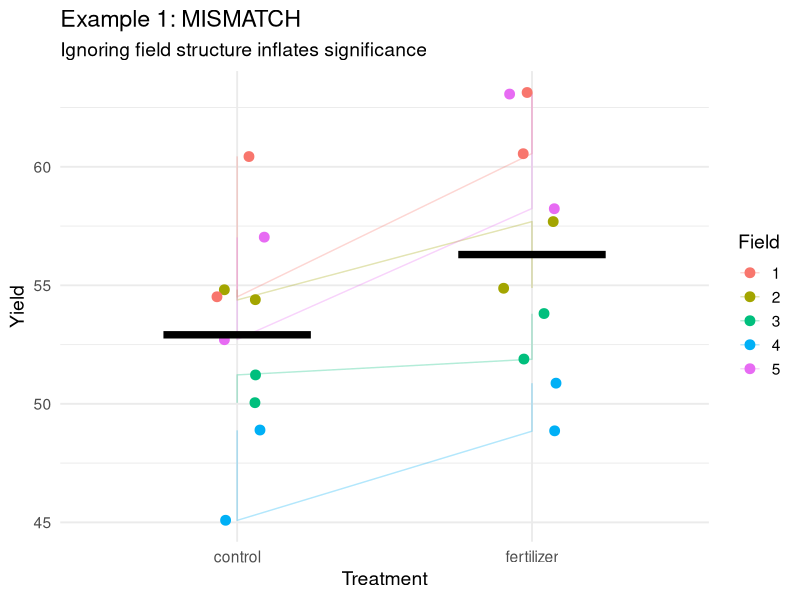
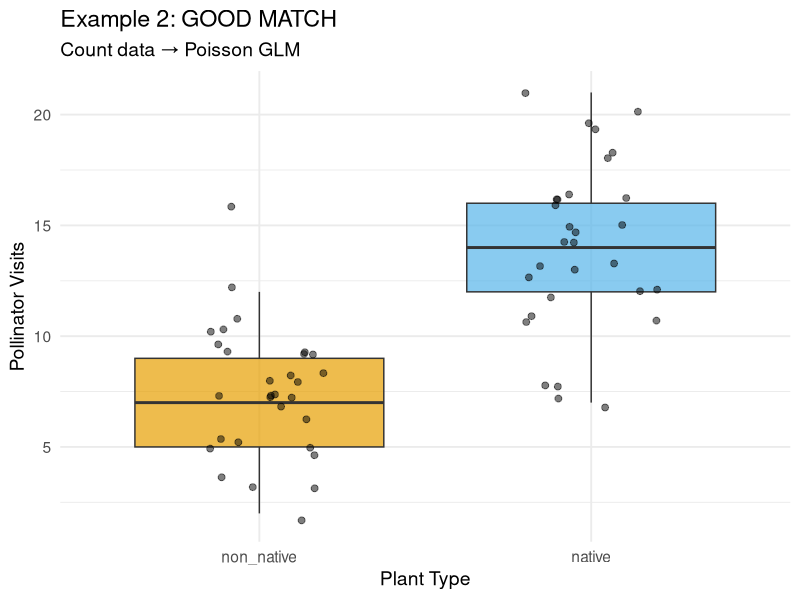
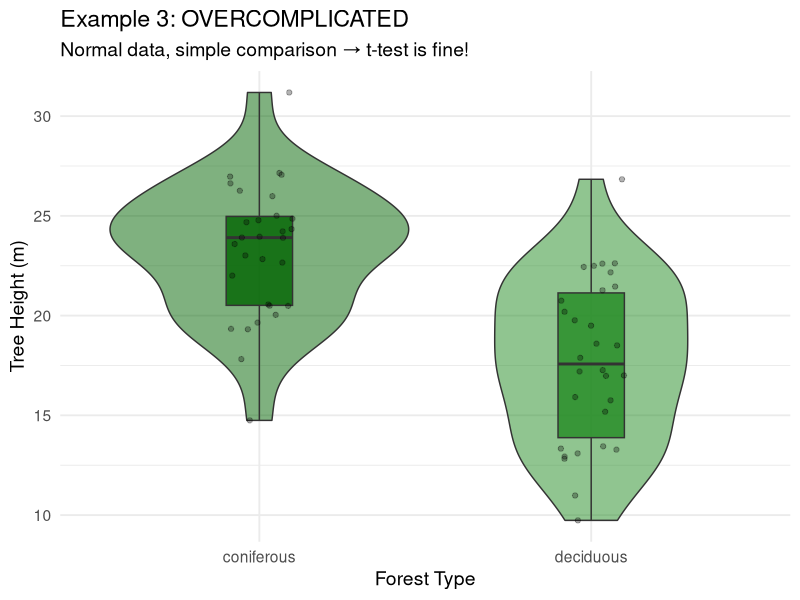
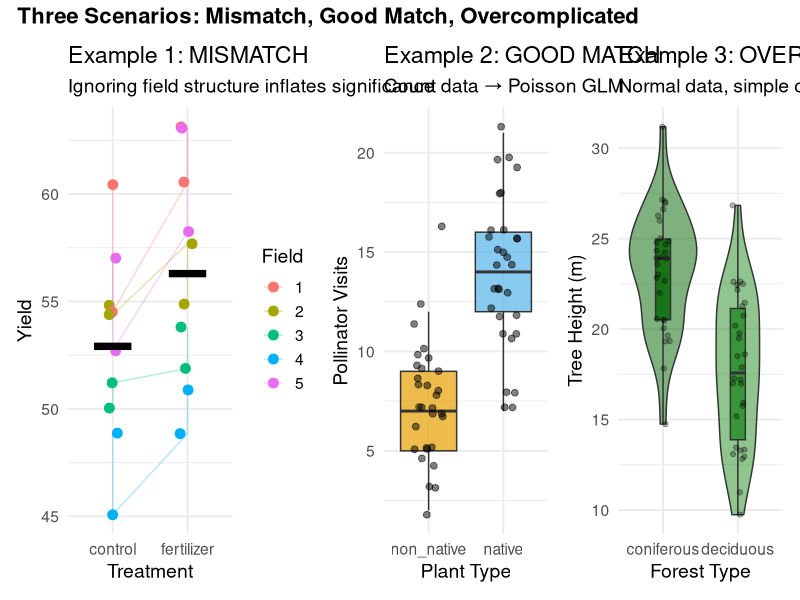

The R source for these figures, in order:
# ============================================================================
# Week 03: Method-Question-Data Triangle
# Simulation Examples: Mismatch, Good Match, Overcomplicated
# ============================================================================

# Load packages
library(lme4)       # For mixed models
library(ggplot2)    # For plotting
library(dplyr)      # For data manipulation
library(broom)      # For tidy model output
library(broom.mixed) # For tidy mixed model output

set.seed(2024)  # For reproducibility

# ============================================================================
# EXAMPLE 1: MISMATCH
# Ignoring nested/grouped data structure
# ============================================================================

# Scenario: Testing fertilizer effect on crop yield
# - 5 fields (random effect - different baseline fertility)
# - 4 plots per field (2 control, 2 fertilized)
# - Problem: Plots within fields are NOT independent

# --- Simulate the data ---

n_fields <- 5
n_plots_per_field <- 4

# Create data structure
mismatch_data <- expand.grid(
  field = factor(1:n_fields),
  plot = 1:n_plots_per_field
) %>%
  mutate(
    # Assign treatment: 2 control, 2 fertilized per field
    treatment = rep(c("control", "control", "fertilizer", "fertilizer"), n_fields),
    treatment = factor(treatment, levels = c("control", "fertilizer"))
  )

# Simulate field-level random effects (some fields are just better)
field_effects <- data.frame(
  field = factor(1:n_fields),
  field_effect = rnorm(n_fields, mean = 0, sd = 8)  # Large field variation!
)

# True treatment effect
true_effect <- 3  # Fertilizer adds 3 units (small effect)

# Generate yields
mismatch_data <- mismatch_data %>%
  left_join(field_effects, by = "field") %>%
  mutate(
    # Yield = baseline + field effect + treatment effect + noise
    yield = 50 + 
            field_effect + 
            ifelse(treatment == "fertilizer", true_effect, 0) +
            rnorm(n(), mean = 0, sd = 2)  # Small residual error
  )

# --- The WRONG analysis (ignoring field structure) ---
wrong_model <- lm(yield ~ treatment, data = mismatch_data)

# --- The CORRECT analysis (accounting for field) ---
correct_model <- lmer(yield ~ treatment + (1|field), data = mismatch_data)

# --- Compare results ---
cat("=" %>% rep(60) %>% paste(collapse = ""), "\n")
cat("EXAMPLE 1: MISMATCH - Ignoring Nested Structure\n")
cat("=" %>% rep(60) %>% paste(collapse = ""), "\n\n")

cat("TRUE treatment effect:", true_effect, "\n\n")

cat("WRONG MODEL (lm - ignores field structure):\n")
summary(wrong_model)$coefficients

cat("\n\nCORRECT MODEL (lmer - accounts for field):\n")
summary(correct_model)$coefficients

# Extract p-values for comparison
wrong_p <- summary(wrong_model)$coefficients["treatmentfertilizer", "Pr(>|t|)"]
correct_t <- summary(correct_model)$coefficients["treatmentfertilizer", "t value"]
# Approximate p-value for mixed model (Satterthwaite or similar would be better)
correct_p <- 2 * (1 - pnorm(abs(correct_t)))

cat("\n\nP-VALUE COMPARISON:\n")
cat("Wrong model p-value:   ", round(wrong_p, 4), "\n")
cat("Correct model p-value: ", round(correct_p, 4), "\n")
cat("\nThe wrong model may show 'significant' results that aren't real!\n")

# --- Visualization ---
p1 <- ggplot(mismatch_data, aes(x = treatment, y = yield, color = field)) +
  geom_point(size = 3, position = position_jitter(width = 0.1)) +
  geom_line(aes(group = field), alpha = 0.3) +
  stat_summary(aes(group = 1), fun = mean, geom = "crossbar", 
               width = 0.5, color = "black", linewidth = 1) +
  labs(
    title = "Example 1: MISMATCH",
    subtitle = "Ignoring field structure inflates significance",
    x = "Treatment",
    y = "Yield",
    color = "Field"
  ) +
  theme_minimal(base_size = 14)

print(p1)

# ============================================================================
# EXAMPLE 2: GOOD MATCH
# Count data with appropriate Poisson GLM
# ============================================================================

# Scenario: Pollinator visits to flowers
# - 2 treatments: native vs non-native plants
# - 30 plants per treatment
# - Response: count of pollinator visits (0 to ~45)

# --- Simulate the data ---

n_per_group <- 30

goodmatch_data <- data.frame(
  plant_id = 1:(2 * n_per_group),
  treatment = factor(rep(c("native", "non_native"), each = n_per_group),
                     levels = c("non_native", "native"))
)

# True effect: native plants get more visits
baseline_visits <- 8      # non-native mean
native_effect <- 0.5       # log-scale effect (multiplicative)

# Simulate counts from Poisson
goodmatch_data <- goodmatch_data %>%
  mutate(
    log_mu = log(baseline_visits) + ifelse(treatment == "native", native_effect, 0),
    visits = rpois(n(), lambda = exp(log_mu))
  )

# --- The CORRECT analysis (Poisson GLM) ---
poisson_model <- glm(visits ~ treatment, family = poisson, data = goodmatch_data)

# --- For comparison: what if we used lm? ---
wrong_lm <- lm(visits ~ treatment, data = goodmatch_data)

# --- Results ---
cat("\n\n")
cat("=" %>% rep(60) %>% paste(collapse = ""), "\n")
cat("EXAMPLE 2: GOOD MATCH - Count Data with Poisson GLM\n")
cat("=" %>% rep(60) %>% paste(collapse = ""), "\n\n")

cat("TRUE effect (log scale):", native_effect, "\n")
cat("TRUE effect (multiplicative):", round(exp(native_effect), 2), "x more visits\n\n")

cat("POISSON GLM (correct):\n")
summary(poisson_model)$coefficients

cat("\n\nInterpretation:\n")
est <- coef(poisson_model)["treatmentnative"]
cat("Native plants receive", round(exp(est), 2), "times as many visits\n")
cat("That's", round((exp(est) - 1) * 100, 1), "% more visits\n")

# --- Visualization ---
p2 <- ggplot(goodmatch_data, aes(x = treatment, y = visits, fill = treatment)) +
  geom_boxplot(alpha = 0.7, outlier.shape = NA) +
  geom_jitter(width = 0.2, alpha = 0.5, size = 2) +
  scale_fill_manual(values = c("non_native" = "#E69F00", "native" = "#56B4E9")) +
  labs(
    title = "Example 2: GOOD MATCH",
    subtitle = "Count data → Poisson GLM",
    x = "Plant Type",
    y = "Pollinator Visits"
  ) +
  theme_minimal(base_size = 14) +
  theme(legend.position = "none")

print(p2)

# Check model assumptions with a quick mean-variance check
cat("\n\nModel check - Mean vs Variance by group:\n")
goodmatch_data %>%
  group_by(treatment) %>%
  summarise(
    mean_visits = mean(visits),
    var_visits = var(visits),
    ratio = var_visits / mean_visits
  ) %>%
  print()
cat("(Ratio near 1 suggests Poisson is appropriate)\n")

# ============================================================================
# EXAMPLE 3: OVERCOMPLICATED
# Simple comparison done with unnecessarily complex model
# ============================================================================

# Scenario: Tree height in 2 forest types
# - 30 trees per forest type
# - Response: height in meters (continuous, normal)
# - Simple question: Is there a difference?

# --- Simulate the data ---

n_trees <- 30

overcomp_data <- data.frame(
  tree_id = 1:(2 * n_trees),
  forest_type = factor(rep(c("deciduous", "coniferous"), each = n_trees))
)

# True difference
deciduous_mean <- 18
coniferous_mean <- 22
tree_sd <- 4

overcomp_data <- overcomp_data %>%
  mutate(
    height = ifelse(forest_type == "deciduous",
                    rnorm(n(), deciduous_mean, tree_sd),
                    rnorm(n(), coniferous_mean, tree_sd))
  )

# --- Simple approach (appropriate) ---
simple_ttest <- t.test(height ~ forest_type, data = overcomp_data)
simple_lm <- lm(height ~ forest_type, data = overcomp_data)

# --- Overcomplicated approach (unnecessary) ---
# In practice, you might use brms or Stan for Bayesian model
# Here we simulate what that would give us (same answer, more effort)

# For demonstration, let's use a mixed model with no random effects needed
# (This is silly but illustrates the point)
# We'll also bootstrap for "uncertainty quantification"

bootstrap_diff <- replicate(1000, {
  boot_data <- overcomp_data %>% sample_n(n(), replace = TRUE)
  diff(tapply(boot_data$height, boot_data$forest_type, mean))
})

# --- Results ---
cat("\n\n")
cat("=" %>% rep(60) %>% paste(collapse = ""), "\n")
cat("EXAMPLE 3: OVERCOMPLICATED - Simple Question, Complex Method\n")
cat("=" %>% rep(60) %>% paste(collapse = ""), "\n\n")

cat("TRUE difference:", coniferous_mean - deciduous_mean, "meters\n\n")

cat("SIMPLE T-TEST (appropriate):\n")
cat("  Estimated difference:", round(diff(simple_ttest$estimate), 2), "\n")
cat("  95% CI: [", round(simple_ttest$conf.int[1], 2), ",", 
    round(simple_ttest$conf.int[2], 2), "]\n")
cat("  p-value:", format(simple_ttest$p.value, digits = 3), "\n")
cat("  Time to run: ~0.001 seconds\n\n")

cat("SIMPLE LINEAR MODEL (also appropriate):\n")
print(round(summary(simple_lm)$coefficients, 3))

cat("\n\nOVERCOMPLICATED BOOTSTRAP (unnecessary):\n")
cat("  Estimated difference:", round(mean(bootstrap_diff), 2), "\n")
cat("  95% CI: [", round(quantile(bootstrap_diff, 0.025), 2), ",",
    round(quantile(bootstrap_diff, 0.975), 2), "]\n")
cat("  Time to run: ~1-2 seconds (1000x slower)\n")
cat("  And a full Bayesian model would take minutes!\n\n")

cat("CONCLUSION: Same answer, unnecessary complexity!\n")
cat("Save fancy methods for when you NEED them.\n")

# --- Visualization ---
p3 <- ggplot(overcomp_data, aes(x = forest_type, y = height, fill = forest_type)) +
  geom_violin(alpha = 0.5) +
  geom_boxplot(width = 0.2, alpha = 0.8) +
  geom_jitter(width = 0.1, alpha = 0.3, size = 1.5) +
  scale_fill_manual(values = c("deciduous" = "#228B22", "coniferous" = "#006400")) +
  labs(
    title = "Example 3: OVERCOMPLICATED",
    subtitle = "Normal data, simple comparison → t-test is fine!",
    x = "Forest Type",
    y = "Tree Height (m)"
  ) +
  theme_minimal(base_size = 14) +
  theme(legend.position = "none")

print(p3)

# ============================================================================
# SUMMARY COMPARISON
# ============================================================================

cat("\n\n")
cat("=" %>% rep(60) %>% paste(collapse = ""), "\n")
cat("SUMMARY: THE THREE SCENARIOS\n
")
cat("=" %>% rep(60) %>% paste(collapse = ""), "\n\n")

summary_table <- data.frame(
  Example = c("1. Mismatch", "2. Good Match", "3. Overcomplicated"),
  Problem = c("Ignored grouping", "None", "Unnecessary complexity"),
  Consequence = c("False positive risk", "Valid inference", "Wasted effort"),
  Lesson = c("Check independence", "Match data to distribution", "Start simple")
)

print(summary_table, row.names = FALSE)

# ============================================================================
# COMBINED FIGURE FOR SLIDES
# ============================================================================

library(patchwork)

combined_plot <- p1 + p2 + p3 +
  plot_layout(ncol = 3) +
  plot_annotation(
    title = "Three Scenarios: Mismatch, Good Match, Overcomplicated",
    theme = theme(plot.title = element_text(size = 16, face = "bold"))
  )

print(combined_plot)

# Save for slides
# ggsave("three_scenarios.png", combined_plot, width = 14, height = 5, dpi = 300)
